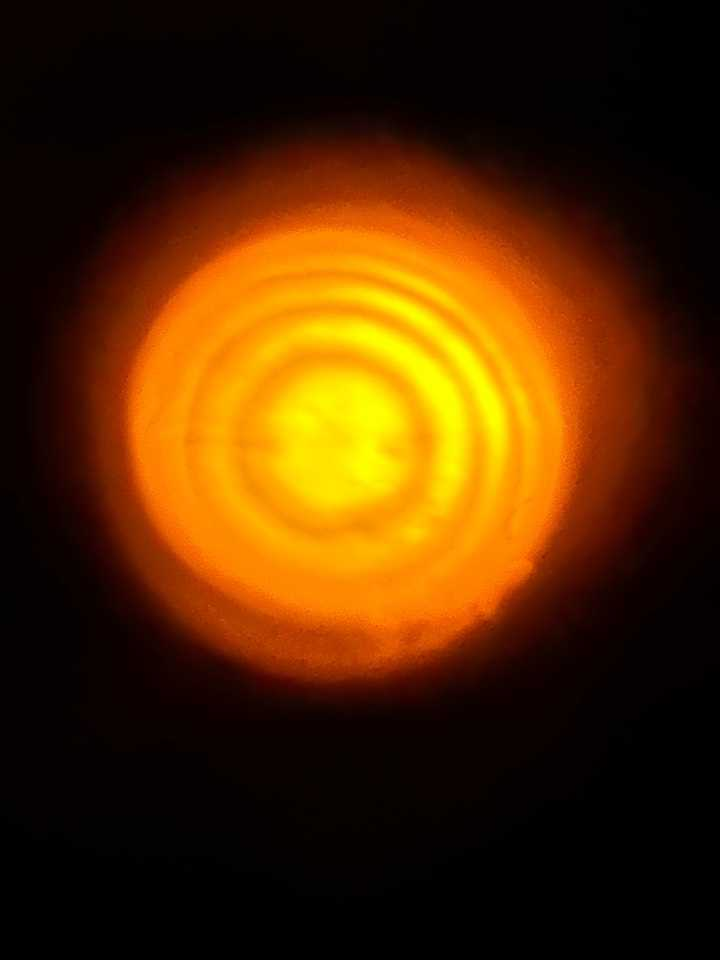
#> input picture data/test_images/test.jpg, 720 x 960 px
$ python detect_by_opencv.py ../../data/test_images/test.jpg
#> lines starting #> are read from the running program, lines starting #| are printed output that depends on the picture; after the words box and inside, x2 and y2 are one past the last pixel; in counts of white or black regions, pixels touching at a corner belong together
### analysis/circle_fitting.py
import cv2
import numpy as np

def preprocess_for_circle_detection(img_path, sigma=1.0):
#> called with img_path = '../../data/test_images/test.jpg', sigma = 1
    img = cv2.imread(img_path)
#> img is the input picture: shape (960, 720, 3); mean B, G, R 1.1, 41.7, 80.2
    gray = cv2.cvtColor(img, cv2.COLOR_BGR2GRAY)
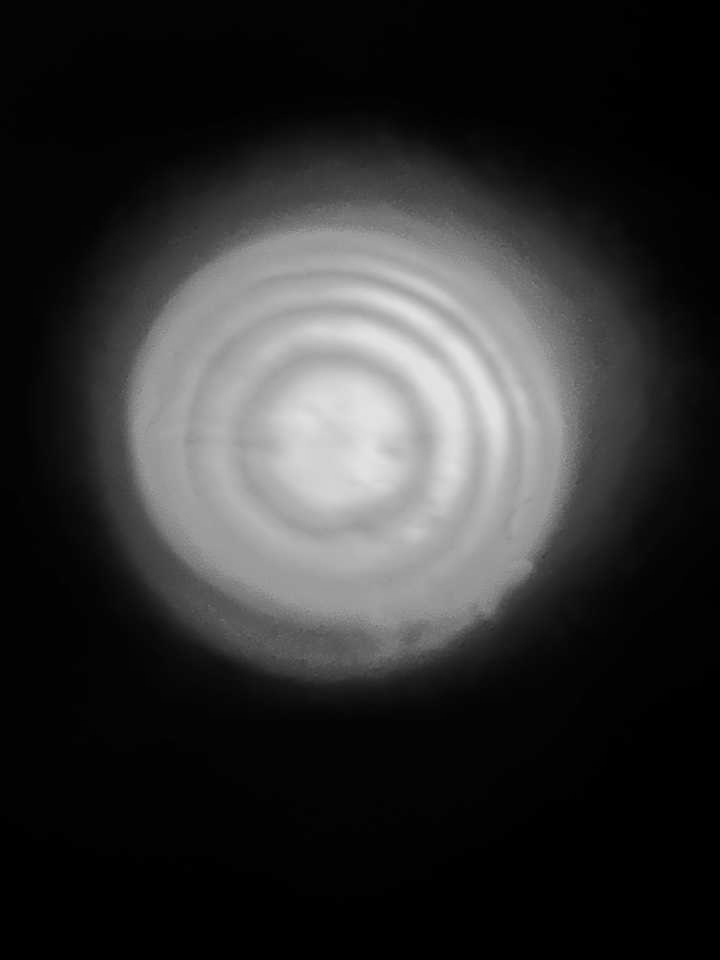
#> gray: shape (960, 720); min 0, max 227, mean 48.6
    blurred = cv2.GaussianBlur(gray, (5, 5), sigma)
    thresh = cv2.adaptiveThreshold(
        blurred, 255,
        cv2.ADAPTIVE_THRESH_GAUSSIAN_C,
        cv2.THRESH_BINARY_INV, 11, 2
    )
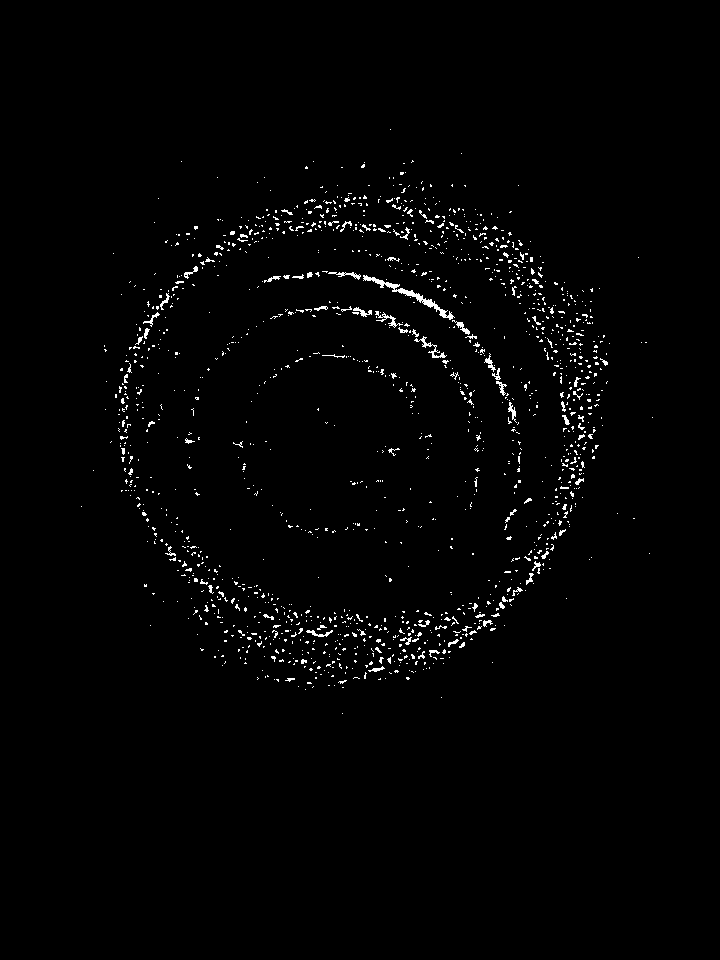
#> thresh: shape (960, 720); 1.4% white in thin lines or dots, all inside (x1, y1, x2, y2) = (81, 129, 653, 714)
    return img, thresh

def detect_newton_rings_opencv(img_path, min_radius=20, max_radius=200):
    img, thresh = preprocess_for_circle_detection(img_path)
    edges = cv2.Canny(thresh, 50, 150)
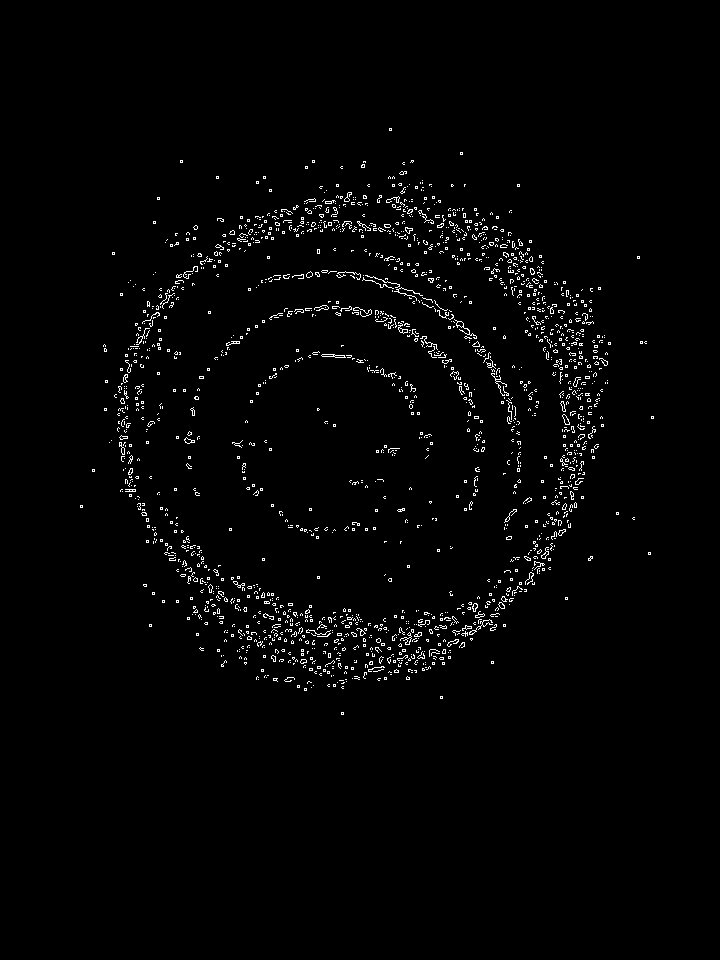
#> edges: shape (960, 720); 1.8% white in thin lines or dots, all inside (x1, y1, x2, y2) = (80, 128, 654, 715)

    circles = cv2.HoughCircles(
        edges, cv2.HOUGH_GRADIENT, dp=1, minDist=100,
        param1=50, param2=30,
        minRadius=min_radius, maxRadius=max_radius
    )
#> circles = 19 rows, first 8: [325.5, 460.5, 190.6], [395.5, 379.5, 176.3], [421.5, 502.5, 133.3], [289.5, 350.5, 131.1], [495.5, 354.5, 99.1], [397.5, 279.5, 93.7], [328.5, 566.5, 123.2], [513.5, 453.5, 72.7]

    if circles is not None:
        circles = np.uint16(np.around(circles))
#> circles = 19 rows, first 8: [326, 460, 191], [396, 380, 176], [422, 502, 133], [290, 350, 131], [496, 354, 99], [398, 280, 94], [328, 566, 123], [514, 454, 73]
        center_x, center_y = img.shape[1]//2, img.shape[0]//2
#> center_x = 360; center_y = 480
        valid_circles = []
        for x, y, r in circles[0, :]:
            if abs(x - center_x) < 50 and abs(y - center_y) < 50:
                valid_circles.append((x, y, r))
#> this loop made 19 passes
#> (x, y, r) on passes 1 to 12: (326, 460, 191), (396, 380, 176), (422, 502, 133), (290, 350, 131), (496, 354, 99), (398, 280, 94), (328, 566, 123), (514, 454, 73), (214, 430, 97), (416, 690, 75), (578, 272, 70), (294, 228, 48)
#> after the loop, valid_circles = [(326, 460, 191)]

        valid_circles.sort(key=lambda c: c[2])
        return valid_circles
    else:
        return []

# [11 lines left out: function fit_circle_least_squares, not called in this run]

### scripts/traditional/detect_by_opencv.py

import sys
import cv2
from analysis.circle_fitting import detect_newton_rings_opencv

def detect_and_draw(img_path):
    rings = detect_newton_rings_opencv(img_path)
#> rings = [(326, 460, 191)]
    img = cv2.imread(img_path)

    if not rings:
        print("❌ 未检测到任何圆")
        return

    print(f"✅ 检测到 {len(rings)} 个圆:")
#| ✅ 检测到 1 个圆:
    for i, (x, y, r) in enumerate(rings):
        print(f"  - 圆{i+1}: 中心=({x}, {y}), 半径={r}")
        cv2.circle(img, (x, y), r, (0, 255, 0), 2)
#> this loop made 1 pass
#|   - 圆1: 中心=(326, 460), 半径=191
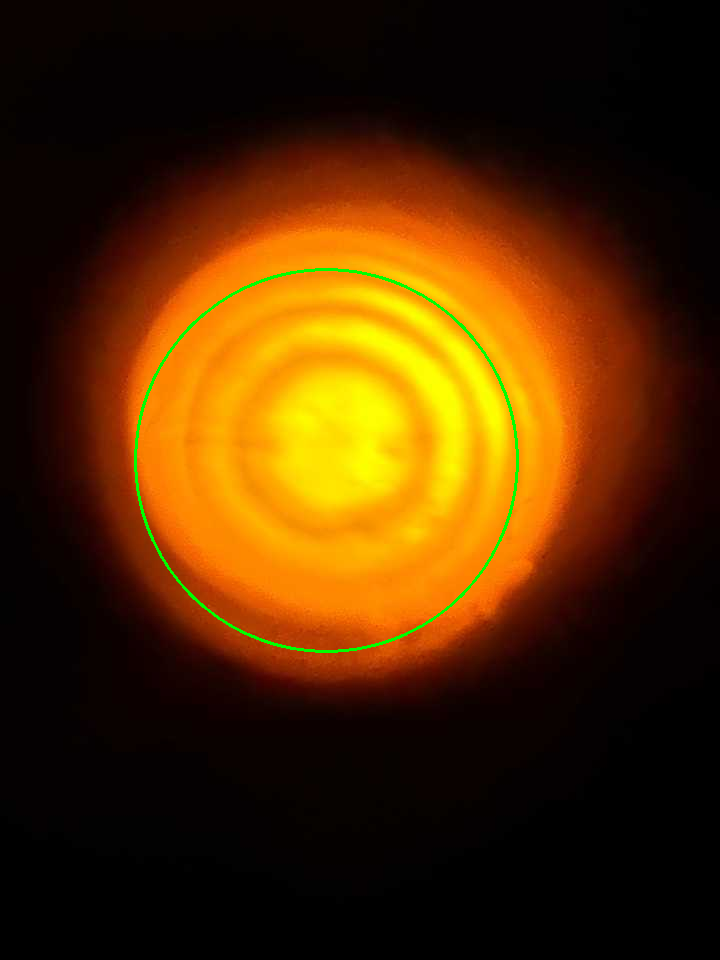
#> img: shape (960, 720, 3); 0.51% of pixels changed, all inside (x1, y1, x2, y2) = (134, 268, 519, 653)

    cv2.imshow("Detected Newton Rings", img)
    cv2.waitKey(0)
    cv2.destroyAllWindows()

if __name__ == "__main__":
    if len(sys.argv) < 2:
        print("Usage: python detect_by_opencv.py <image_path>")
    else:
        detect_and_draw(sys.argv[1])
